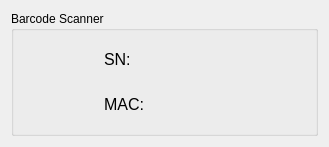
<?xml version="1.0" encoding="UTF-8"?>
<ui version="4.0">
 <class>Ccd</class>
 <widget class="QWidget" name="Ccd">
  <property name="geometry">
   <rect>
    <x>0</x>
    <y>0</y>
    <width>329</width>
    <height>147</height>
   </rect>
  </property>
  <property name="sizePolicy">
   <sizepolicy hsizetype="Preferred" vsizetype="Preferred">
    <horstretch>0</horstretch>
    <verstretch>0</verstretch>
   </sizepolicy>
  </property>
  <property name="maximumSize">
   <size>
    <width>16777215</width>
    <height>16777215</height>
   </size>
  </property>
  <property name="windowTitle">
   <string>Form</string>
  </property>
  <layout class="QGridLayout" name="gridLayout">
   <item row="0" column="0">
    <widget class="QGroupBox" name="groupBox">
     <property name="title">
      <string>Barcode Scanner</string>
     </property>
     <layout class="QGridLayout" name="gridLayout_2">
      <item row="0" column="1">
       <layout class="QVBoxLayout" name="verticalLayout">
        <item>
         <layout class="QHBoxLayout" name="horizontalLayout_2">
          <item>
           <widget class="QLabel" name="label_1">
            <property name="maximumSize">
             <size>
              <width>50</width>
              <height>16777215</height>
             </size>
            </property>
            <property name="font">
             <font>
              <pointsize>12</pointsize>
             </font>
            </property>
            <property name="text">
             <string>SN:</string>
            </property>
           </widget>
          </item>
          <item>
           <widget class="QLabel" name="label_SN">
            <property name="minimumSize">
             <size>
              <width>150</width>
              <height>0</height>
             </size>
            </property>
            <property name="font">
             <font>
              <pointsize>12</pointsize>
             </font>
            </property>
            <property name="text">
             <string/>
            </property>
           </widget>
          </item>
         </layout>
        </item>
        <item>
         <layout class="QHBoxLayout" name="horizontalLayout">
          <item>
           <widget class="QLabel" name="label_2">
            <property name="maximumSize">
             <size>
              <width>50</width>
              <height>16777215</height>
             </size>
            </property>
            <property name="font">
             <font>
              <pointsize>12</pointsize>
             </font>
            </property>
            <property name="text">
             <string>MAC:</string>
            </property>
           </widget>
          </item>
          <item>
           <widget class="QLabel" name="label_MAC">
            <property name="minimumSize">
             <size>
              <width>150</width>
              <height>0</height>
             </size>
            </property>
            <property name="font">
             <font>
              <pointsize>12</pointsize>
             </font>
            </property>
            <property name="text">
             <string/>
            </property>
           </widget>
          </item>
         </layout>
        </item>
       </layout>
      </item>
      <item row="0" column="0">
       <widget class="Light" name="label_light">
        <property name="sizePolicy">
         <sizepolicy hsizetype="Preferred" vsizetype="Preferred">
          <horstretch>0</horstretch>
          <verstretch>0</verstretch>
         </sizepolicy>
        </property>
        <property name="maximumSize">
         <size>
          <width>75</width>
          <height>16777215</height>
         </size>
        </property>
        <property name="text">
         <string/>
        </property>
        <property name="pixmap">
         <pixmap resource="myresourse.qrc">:/lights/IMG_Grey.png</pixmap>
        </property>
        <property name="scaledContents">
         <bool>false</bool>
        </property>
       </widget>
      </item>
     </layout>
    </widget>
   </item>
  </layout>
 </widget>
 <customwidgets>
  <customwidget>
   <class>Light</class>
   <extends>QLabel</extends>
   <header>light.h</header>
  </customwidget>
 </customwidgets>
 <resources>
  <include location="myresourse.qrc"/>
 </resources>
 <connections/>
</ui>
